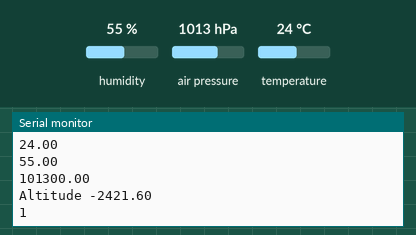
This sketch was run on a simulated Arduino Uno, built with avr-gcc and run on an emulated ATmega328P. On the bench: the last lines printed to the serial monitor. Inputs (shaded band) come from the test bench; at power-on: humidity 55 %, air pressure 1013 hPa, temperature 24 °C. No radio packets arrive unless stated.

Above: at 1.2 s.
1.3 s: humidity set to 22 %
2.8 s: air pressure set to 952 hPa
At 3.9 s:
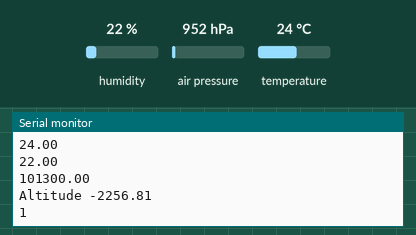
4.3 s: temperature set to 12 °C
At 4.3 s:
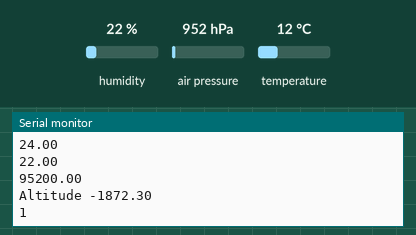
5.8 s: air pressure set to 975 hPa
At 7.0 s:
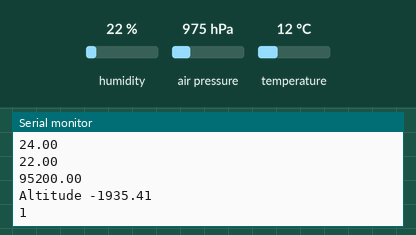
7.3 s: humidity set to 40 %
At 8.1 s:
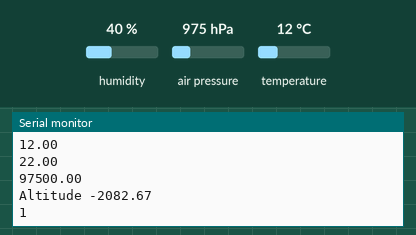
Timing chart, 0 to 9.8 s (numbered marks = the images above; inputs shaded):
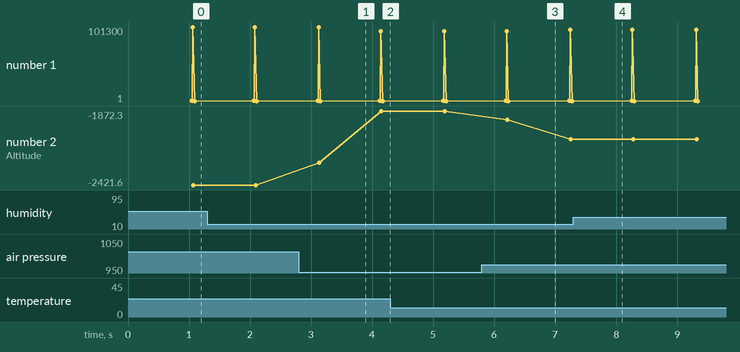

The sketch:

sender.ino
```cpp
#include <Adafruit_BMP280.h>
#include "DHT.h"
#include <SPI.h>
#include <nRF24L01.h>
#include <RF24.h>
#include <Wire.h>
#define DHTTYPE DHT11


RF24 radio(9, 10); // CE, CSN
Adafruit_BMP280 bmp; // I2C
uint8_t DHTPin = 7;
DHT dht(DHTPin, DHTTYPE);
const byte address[6] = "00001";

double avg=0.0;

struct data_send
{
  float temp ;
  float pressure;
  float humid ;
  float altitudes;

} data;

void setup() {
  Serial.begin(9600);
  pinMode(DHTPin, INPUT);
  dht.begin();
  radio.begin();
  radio.openWritingPipe(address);
  radio.setPALevel(RF24_PA_MAX);
  radio.stopListening();
  Serial.println(F("BMP280 test"));

  if (!bmp.begin(0x77)) {
    Serial.println(F("Could not find a valid BMP280 sensor, check wiring!"));
    while (1);
  }

  /* Default settings from datasheet. */
  bmp.setSampling(Adafruit_BMP280::MODE_NORMAL,     /* Operating Mode. */
                  Adafruit_BMP280::SAMPLING_X2,     /* Temp. oversampling */
                  Adafruit_BMP280::SAMPLING_X16,    /* Pressure oversampling */
                  Adafruit_BMP280::FILTER_X16,      /* Filtering. */
                  Adafruit_BMP280::STANDBY_MS_500); /* Standby time. */

}

void loop()
{

  data.temp = dht.readTemperature(); // Gets the values of the temperature
  data.humid = dht.readHumidity(); // Gets the values of the humidity
  data.pressure = bmp.readPressure(); //pascal
  avg=0.0;
  for(int i=0;i<10;i++)
  {
    avg+=bmp.readAltitude(766);
    delay(100);
  }
  data.altitudes = avg/10.0; /* Adjusted to local forecast! sea -level pressure*/
  Serial.println(data.temp);
  Serial.println(data.humid);
  Serial.println(data.pressure);
  Serial.print("Altitude ");
  Serial.println(data.altitudes);
  Serial.println(radio.write(&data, sizeof(data)));

}
```

Measured:
- after the input at 2.8 s, the serial monitor: prints a new line after 0.33 s (image 1)
- after the input at 5.8 s, the serial monitor: prints a new line after 0.41 s (image 3)
- plotted number 2: -2421.6 → -1872.3 after the input at 2.8 s, -1872.3 → -2082.67 after the input at 5.8 s
